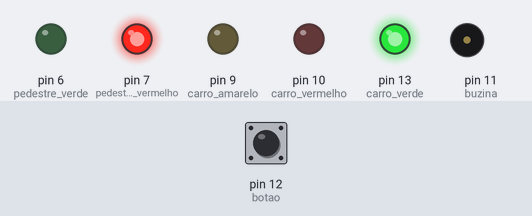
The sketch below on a simulated Arduino Uno, built with avr-gcc and run on an emulated ATmega328P. Shown: output pins drawn as LEDs (lit = HIGH), buzzer (waves = sounding). The inputs (shaded band) are chosen by the test bench; at power-on: pin 12 (botao) HIGH.

Above: at 1.8 s.
1.9 s: pin 12 (botao) pulled LOW for 0.15 s
At 4.7 s:
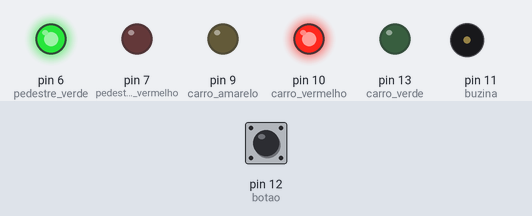
4.9 s: pin 12 (botao) pulled LOW for 3.2 s
At 8.8 s:
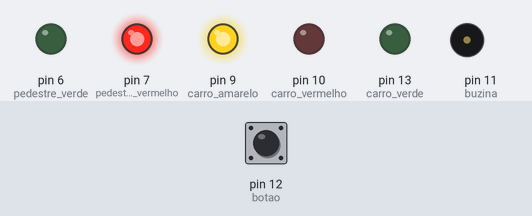
9.6 s: pin 12 (botao) pulled LOW for 1 s
At 9.7 s:
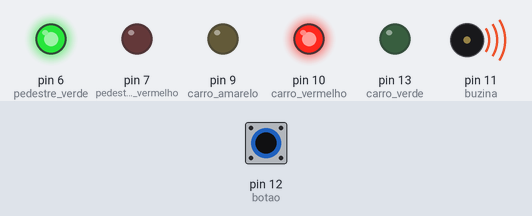
Timing chart, 0 to 18.1 s (numbered marks = the images above; inputs shaded):
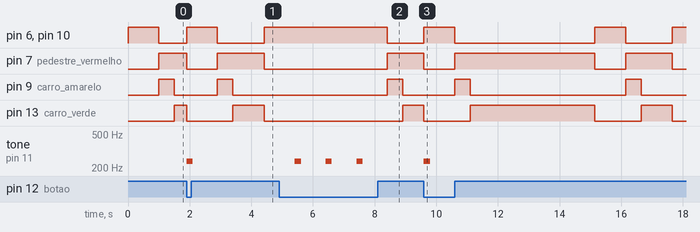

The sketch:

semaforo_controlado.ino
```cpp
#define pedestre_verde 6
#define pedestre_vermelho 7
#define carro_verde 13
#define carro_amarelo 9
#define carro_vermelho 10
#define botao 12
#define buzina 11
#define tempo_espera1 1000
#define tempo_espera2 (tempo_espera1)/2

void estados();

void apagarLeds(){
  digitalWrite(carro_verde, LOW);
  digitalWrite(carro_amarelo, LOW);
  digitalWrite(carro_vermelho, LOW);
  digitalWrite(pedestre_verde, LOW);
  digitalWrite(pedestre_vermelho, LOW);
}
void setup(){
	pinMode(pedestre_verde, OUTPUT);
  	pinMode(pedestre_vermelho, OUTPUT);
  	pinMode(carro_verde, OUTPUT);
    pinMode(carro_amarelo, OUTPUT);
    pinMode(carro_vermelho, OUTPUT);
    pinMode(buzina, OUTPUT);
  	pinMode(botao, INPUT_PULLUP);
}

bool apertouBotao(){
	return !digitalRead(botao);
}

bool myDelay(int time){
  for(int i = 0; i < time; ++i){
    if(apertouBotao()){
      tone(buzina, 239, 200);
		return true;
    }
    delay(1);
  }
  return false;
}

void desligarBuzina(){
	noTone(buzina);
}

void primeiroEstado(){
  apagarLeds();
  //Acesos: vermelho para o carro e verde para o pedestre
  digitalWrite(carro_vermelho, HIGH);
  digitalWrite(pedestre_verde, HIGH);
  delay(tempo_espera1);
}

void segundoEstado(){
  apagarLeds();
  //Acesos: amarelo para o carro e vermelho para o pedestre
  digitalWrite(carro_amarelo, HIGH);
  digitalWrite(pedestre_vermelho, HIGH);
  if(myDelay(tempo_espera2)){
  	estados();
  }
}

void terceiroEstado(){
  apagarLeds();
  //Acesos: verde para o carro e vermelho para o pedestre
  digitalWrite(carro_verde, HIGH);
  digitalWrite(pedestre_vermelho, HIGH);
  if(myDelay(tempo_espera1)){
  	estados();
  }
}

void estados(){
  apagarLeds();
  primeiroEstado();
  segundoEstado();
  terceiroEstado();
}

void loop(){
  estados();
}
```

Measured:
- after the input at 1.9 s, tone on pin 11 (buzina): silent → 239 Hz at once, → silent 0.20 s later
- after the input at 4.9 s, tone on pin 11 (buzina): alternates 239 Hz for 0.20 s and silent for 0.80 s, 6 changes in all, then stays silent, starting after 0.51 s
- after the input at 9.6 s, pin 9 (carro_amarelo): alternates HIGH for 0.50 s and LOW for 5.0 s, starting after 1.0 s; tone on pin 11 (buzina): silent → 239 Hz at once, → silent 0.20 s later
